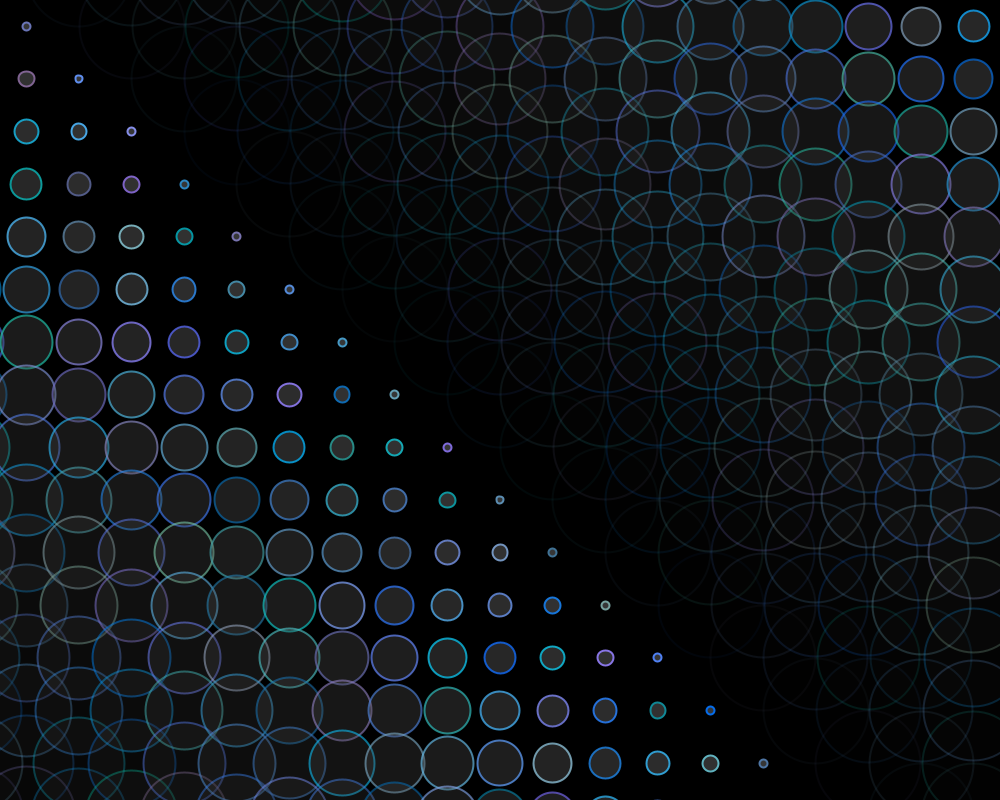
Frame 1 (no input)
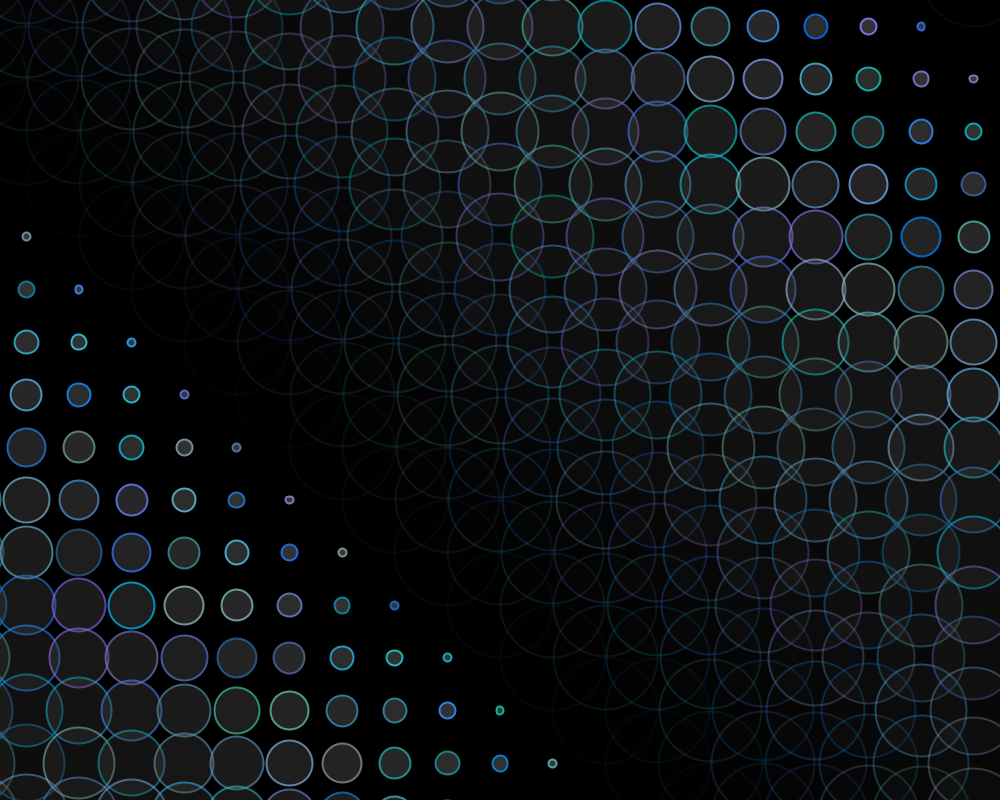
Frame 60 (the mouse pressed at the canvas centre just before this capture)
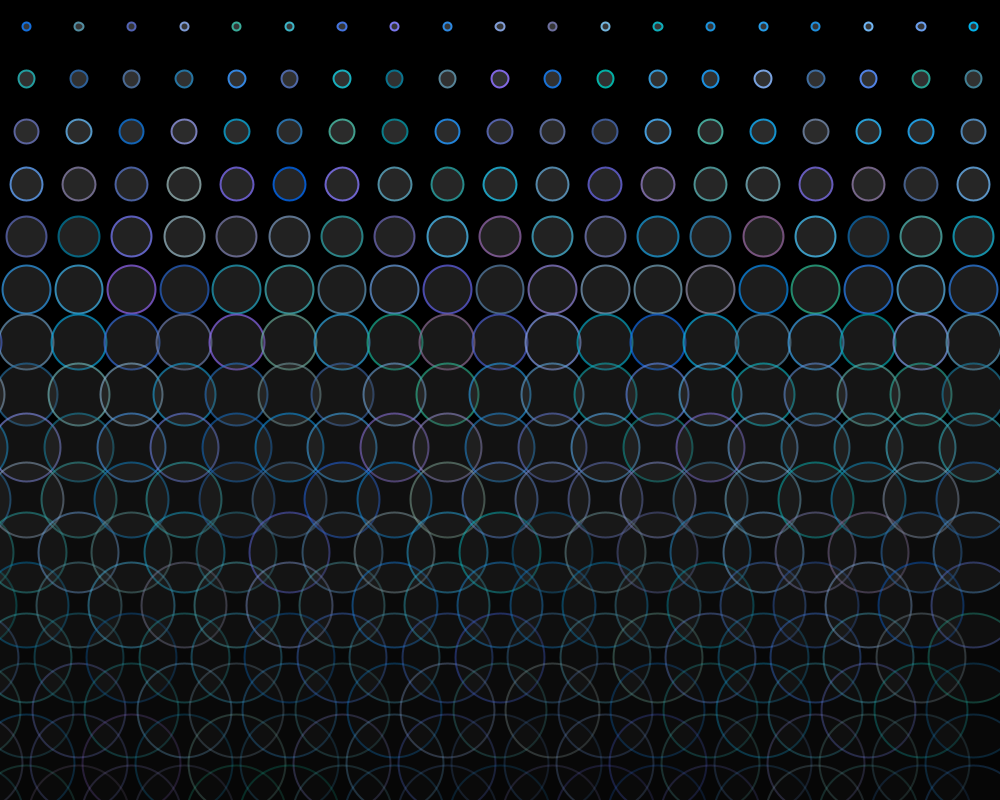
Frame 120 (the mouse held since frame 60 and released just before this capture)

The Processing sketch that drew these frames (run headless with seeded random() and noise(); from frame 60 on, the mouse is pressed at the canvas centre):

// Processing sketch: processing_151876
// ── processing_151876.pde

/*
 * Creative Coding
 * Week 2, 06 - Moving Patterns 2
 * by Indae Hwang and Jon McCormack
 * Copyright (c) 2014 Monash University
 *
 * Similar to the previous sketch, this sketch draws a grid of oscillating circles. Each circle has a "lifetime"
 * over which it grows and changes intensity and opacity. At the end of each lifetime the circle begins again.
 * Pressing the left and right arrow keys changes the lifetime of all the circles globally.
 *
 */
 
// variable used to store the current frame rate value
int frame_rate_value;
 
void setup() {
 
  // make the display window the full size of the screen
  size(1000, 800);
 
  frame_rate_value = 21;
  rectMode(CENTER);
  background(0);
}
 
 
void draw() {
 
  background(0);
 
  int num = 20;
  int margin = 0;
  float gutter = 0; //distance between each cell
  float cellsize = ( width - (2 * margin) - gutter * (num - 1) ) / (num - 1);
 
  int circleNumber = 0; // counter
  for (int i=0; i<num; i++) {
    for (int j=0; j<num; j++) {
      circleNumber = (i * num) + j; // different way to calculate the circle number from w2_04
 
      float tx = margin + cellsize * i + gutter * i;
      float ty = margin + cellsize * j + gutter * j;
 
      movingCircle(tx, ty, cellsize, circleNumber);
    }
  }
   
   
  
} //end of draw
 
 
void movingCircle(float x, float y, float size, int offset) {
 
 
  float circlePeriod = (float)frame_rate_value;
  float circleAge = (float)((frameCount + offset) % (int)circlePeriod) / circlePeriod;
 
  float circleSize = size * 2.0 * sin(circleAge * HALF_PI);
 
  strokeWeight(2);
  stroke(random(150),random(100,200),random(150,255), lerp(255, 0, circleAge));
  fill(lerp(128, 0, circleAge), lerp(120, 0, circleAge));
  ellipse(x-size/2, y-size/2, circleSize, circleSize);
}
 
void mousePressed()
    {
      if (mousePressed)
      {
       //mouseX on the left of the screen
     if (mouseX <= displayWidth/2)
     {
     background(255);
     frame_rate_value--;
     } 
     else if (mouseX >= displayWidth/2)
       {
         //mouseX on the right of the screen
         background(#1327CE);
         frame_rate_value++;
       } 
      }
    }
    
/*
 * keyReleased function
 *
 * called automatically by Processing when a keyboard key is released
 */
void keyReleased() {
 
  // right arrow -- increase frame_rate_value
  if (keyCode == RIGHT && frame_rate_value < 120) {
    frame_rate_value++;
  }
 
  // left arrow -- decrease frame_rate_value
  if ( keyCode == LEFT && frame_rate_value > 2) {
    frame_rate_value--;
  }
 
  // print the current value on the screen
  println("Current frame Rate is: " + frame_rate_value);
}
